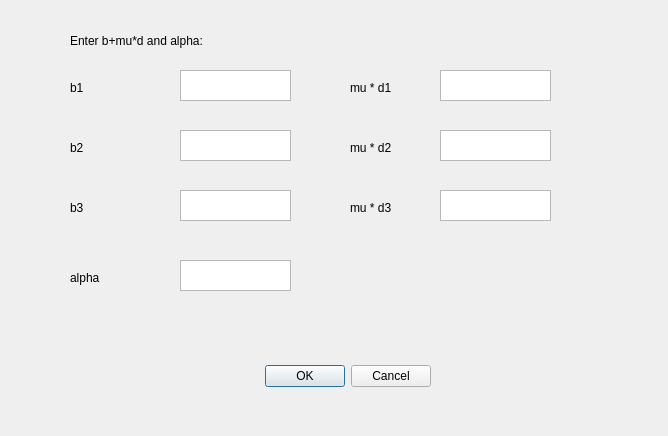
<?xml version="1.0" encoding="UTF-8"?>
<ui version="4.0">
 <class>DialogLineRotation</class>
 <widget class="QDialog" name="DialogLineRotation">
  <property name="geometry">
   <rect>
    <x>0</x>
    <y>0</y>
    <width>668</width>
    <height>436</height>
   </rect>
  </property>
  <property name="windowTitle">
   <string>Dialog</string>
  </property>
  <widget class="QDialogButtonBox" name="buttonBox">
   <property name="geometry">
    <rect>
     <x>90</x>
     <y>360</y>
     <width>341</width>
     <height>32</height>
    </rect>
   </property>
   <property name="orientation">
    <enum>Qt::Horizontal</enum>
   </property>
   <property name="standardButtons">
    <set>QDialogButtonBox::Cancel|QDialogButtonBox::Ok</set>
   </property>
  </widget>
  <widget class="QTextEdit" name="textEdit_2">
   <property name="geometry">
    <rect>
     <x>180</x>
     <y>130</y>
     <width>111</width>
     <height>31</height>
    </rect>
   </property>
  </widget>
  <widget class="QTextEdit" name="textEdit_5">
   <property name="geometry">
    <rect>
     <x>440</x>
     <y>130</y>
     <width>111</width>
     <height>31</height>
    </rect>
   </property>
  </widget>
  <widget class="QTextEdit" name="textEdit">
   <property name="geometry">
    <rect>
     <x>180</x>
     <y>70</y>
     <width>111</width>
     <height>31</height>
    </rect>
   </property>
  </widget>
  <widget class="QLabel" name="label_7">
   <property name="geometry">
    <rect>
     <x>350</x>
     <y>200</y>
     <width>55</width>
     <height>16</height>
    </rect>
   </property>
   <property name="text">
    <string>mu * d3</string>
   </property>
  </widget>
  <widget class="QTextEdit" name="textEdit_4">
   <property name="geometry">
    <rect>
     <x>180</x>
     <y>190</y>
     <width>111</width>
     <height>31</height>
    </rect>
   </property>
  </widget>
  <widget class="QLabel" name="label_3">
   <property name="geometry">
    <rect>
     <x>70</x>
     <y>140</y>
     <width>55</width>
     <height>16</height>
    </rect>
   </property>
   <property name="text">
    <string>b2</string>
   </property>
  </widget>
  <widget class="QLabel" name="label_6">
   <property name="geometry">
    <rect>
     <x>350</x>
     <y>80</y>
     <width>55</width>
     <height>16</height>
    </rect>
   </property>
   <property name="text">
    <string>mu * d1</string>
   </property>
  </widget>
  <widget class="QTextEdit" name="textEdit_7">
   <property name="geometry">
    <rect>
     <x>180</x>
     <y>260</y>
     <width>111</width>
     <height>31</height>
    </rect>
   </property>
  </widget>
  <widget class="QLabel" name="label_2">
   <property name="geometry">
    <rect>
     <x>70</x>
     <y>80</y>
     <width>55</width>
     <height>16</height>
    </rect>
   </property>
   <property name="text">
    <string>b1</string>
   </property>
  </widget>
  <widget class="QLabel" name="label_8">
   <property name="geometry">
    <rect>
     <x>70</x>
     <y>270</y>
     <width>55</width>
     <height>16</height>
    </rect>
   </property>
   <property name="text">
    <string>alpha</string>
   </property>
  </widget>
  <widget class="QLabel" name="label_4">
   <property name="geometry">
    <rect>
     <x>70</x>
     <y>200</y>
     <width>55</width>
     <height>16</height>
    </rect>
   </property>
   <property name="text">
    <string>b3</string>
   </property>
  </widget>
  <widget class="QTextEdit" name="textEdit_6">
   <property name="geometry">
    <rect>
     <x>440</x>
     <y>190</y>
     <width>111</width>
     <height>31</height>
    </rect>
   </property>
  </widget>
  <widget class="QLabel" name="label">
   <property name="geometry">
    <rect>
     <x>70</x>
     <y>20</y>
     <width>461</width>
     <height>41</height>
    </rect>
   </property>
   <property name="text">
    <string>Enter b+mu*d and alpha:</string>
   </property>
  </widget>
  <widget class="QTextEdit" name="textEdit_3">
   <property name="geometry">
    <rect>
     <x>440</x>
     <y>70</y>
     <width>111</width>
     <height>31</height>
    </rect>
   </property>
  </widget>
  <widget class="QLabel" name="label_5">
   <property name="geometry">
    <rect>
     <x>350</x>
     <y>140</y>
     <width>55</width>
     <height>16</height>
    </rect>
   </property>
   <property name="text">
    <string>mu * d2</string>
   </property>
  </widget>
 </widget>
 <resources/>
 <connections>
  <connection>
   <sender>buttonBox</sender>
   <signal>accepted()</signal>
   <receiver>DialogLineRotation</receiver>
   <slot>accept()</slot>
   <hints>
    <hint type="sourcelabel">
     <x>248</x>
     <y>254</y>
    </hint>
    <hint type="destinationlabel">
     <x>157</x>
     <y>274</y>
    </hint>
   </hints>
  </connection>
  <connection>
   <sender>buttonBox</sender>
   <signal>rejected()</signal>
   <receiver>DialogLineRotation</receiver>
   <slot>reject()</slot>
   <hints>
    <hint type="sourcelabel">
     <x>316</x>
     <y>260</y>
    </hint>
    <hint type="destinationlabel">
     <x>286</x>
     <y>274</y>
    </hint>
   </hints>
  </connection>
 </connections>
</ui>
